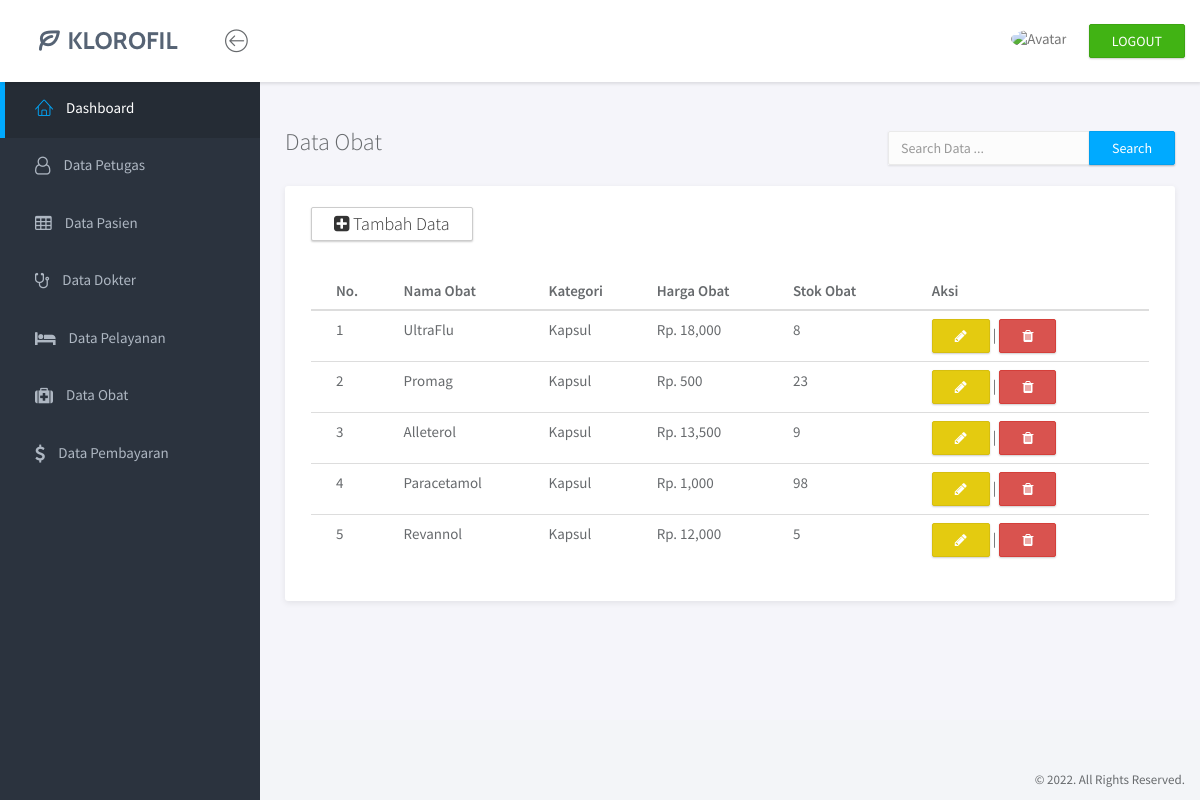
Page /admin/search-2.php on the committed database.
### tables this page shows
CREATE TABLE `obat` (
  `id_obat` int(11) NOT NULL,
  `nama_obat` varchar(50) NOT NULL,
  `kategori` enum('Kapsul','Pil','Sirup','Tetes','Antibiotik') NOT NULL,
  `harga_obat` varchar(20) NOT NULL,
  `stok` int(11) NOT NULL,
  `keterangan` text NOT NULL
);

### admin/search-2.php (the view, shortened to what this page needs)
<?php
include 'koneksi.php';
?>
<!doctype html>
<html lang="en">
<head>
	<link rel="stylesheet" href="assets/vendor/bootstrap/css/bootstrap.min.css">
	<link rel="stylesheet" href="assets/vendor/font-awesome/css/font-awesome.min.css">
	<link rel="stylesheet" href="assets/vendor/linearicons/style.css">
	<link rel="stylesheet" href="assets/css/main.css">
	<link rel="stylesheet" href="assets/css/demo.css">
</head>
<body>
	<div id="wrapper">
		<nav class="navbar navbar-default navbar-fixed-top">
			<div class="brand">
				<a href="index.php"><img src="assets/img/logo-dark.png" alt="Klorofil Logo" class="img-responsive logo"></a>
			</div>
			<div class="container-fluid">
				<div class="navbar-btn">
					<button type="button" class="btn-toggle-fullwidth"><i class="lnr lnr-arrow-left-circle"></i></button>
				</div>
				<div class="navbar-btn navbar-btn-right">
					<a class="btn btn-success update-pro" href="logout.php" title="LOGOUT" target="_blank"><i class=""></i> <span>LOGOUT</span></a>
				</div>
				<div id="navbar-menu">
					<ul class="nav navbar-nav navbar-right">
						<li class="dropdown">
							<a href="#" class="dropdown-toggle" data-toggle="dropdown"><img src="assets/img/kepsek.png" class="img-circle" alt="Avatar"> <span><?php print_r($_SESSION['user']) ?></span></a>
						</li>
					</ul>
				</div>
			</div>
		</nav>
		<div id="sidebar-nav" class="sidebar">
			<div class="sidebar-scroll">
				<nav>
					<ul class="nav">
						<li><a href="dashboard.php" class="active"><i class="lnr lnr-home"></i> <span>Dashboard</span></a></li>
						<li><a href="data-petugas.php" class=""><i class="fa fa-user-o"></i> <span>Data Petugas</span></a></li>
						<li><a href="data-pasien.php" class=""><i class="fa fa-table"></i> <span>Data Pasien</span></a></li>
						<li><a href="data-dokter.php" class=""><i class="fa fa-stethoscope"></i> <span>Data Dokter</span></a></li>
						<li><a href="data-pelayanan.php" class=""><i class="fa fa-bed"></i> <span>Data Pelayanan</span></a></li>
						<li><a href="data-obat.php" class=""><i class="fa fa-medkit"></i> <span>Data Obat</span></a></li>
						<li><a href="data-biaya.php" class=""><i class="fa fa-usd"></i> <span>Data Pembayaran</span></a></li>
					</ul>
				</nav>
			</div>
		</div>
		<div class="main">
			<div class="main-content">
				<div class="container-fluid">
					<form class="navbar-form navbar-right" action="" method="post">
						<div class="input-group">
							<input type="text" name="keyword" class="form-control" placeholder="Search Data ..." autocomplete="off">
							<span class="input-group-btn">
								<button type="submit" class="btn btn-primary" name="cari">Search</button>
							</span>
						</div>
					</form>
						<br>
					<h3 class="page-title">Data Obat</h3>
							<div class="panel">
								<div class="panel-heading">
									<a href="tambah-obat.php" class="btn-default btn">
										<h6 class="panel-title"><i class="fa fa-plus-square" aria-hidden="true"></i> Tambah Data</h6>
									</a>
								</div>
								<div class="panel-body">
									<table class="table table-hover">
										<thead>
											<tr>
												<th>No.</th>
												<th>Nama Obat</th>
												<th>Kategori</th>
												<th>Harga Obat</th>
												<th>Stok Obat</th>
												<th>Aksi</th>
											</tr>
										</thead>
										<tbody>
											<?php
												$ambil = $koneksi ->query("SELECT * FROM obat");
											?>
											<?php
												$no=1;
												while ($pecah = $ambil -> fetch_assoc()){
											?>
											<tr>
												<td><?php echo $no; ?></td>
												<td><?php echo $pecah["nama_obat"]; ?></td>
												<td><?php echo $pecah["kategori"]; ?></td>
												<td>Rp. <?php echo number_format($pecah["harga_obat"]);?></td>
												<td><?php echo $pecah["stok"]; ?></td>
												<td>
													<a href="update-obat.php?id=<?php echo $pecah['id_obat']; ?>" class="btn-warning btn"><i class="fa fa-pencil"></i>
													</a> |
													<a href="hapus-obat.php?id=<?php echo $pecah['id_obat']; ?>" class="btn-danger btn"><i class="fa fa-trash"></i>
													</a>
												</td>
											</tr>
											<?php $no++;  ?>
											<?php } ?>
										</tbody>
									</table>
								</div>
							</div>
					</div>
				</div>
			</div>
		</div>
		<footer>
			<div class="container-fluid">
				<p class="copyright">&copy; 2022. All Rights Reserved.</p>
			</div>
		</footer>
</body>
</html>

### rows in the picture
obat: nama_obat "UltraFlu", kategori "Kapsul", harga_obat "18,000", stok "8"
obat: nama_obat "Promag", kategori "Kapsul", harga_obat "500", stok "23"
obat: nama_obat "Alleterol", kategori "Kapsul", harga_obat "13,500", stok "9"
obat: nama_obat "Paracetamol", kategori "Kapsul", harga_obat "1,000", stok "98"
obat: nama_obat "Revannol", kategori "Kapsul", harga_obat "12,000", stok "5"
